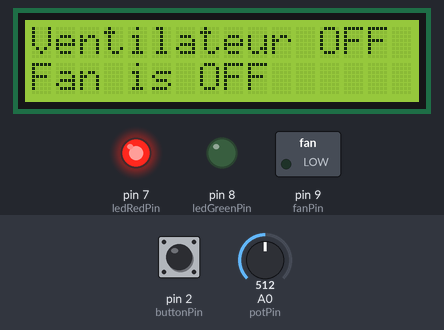
Recording of a sketch running on a simulated Arduino Uno, built with avr-gcc and run on an emulated ATmega328P. On the bench: 16×2 character LCD, switched loads named in the sketch (green lamp = pin HIGH), output pins drawn as LEDs (lit = HIGH). The test bench sets the inputs (shaded band); at power-on: pin 2 (buttonPin) HIGH, A0 (potPin) = 512. What the sketch prints to the serial monitor is not drawn.

Above: at 1.2 s.
1.3 s: pin 2 (buttonPin) pulled LOW for 0.5 s
At 2.2 s:
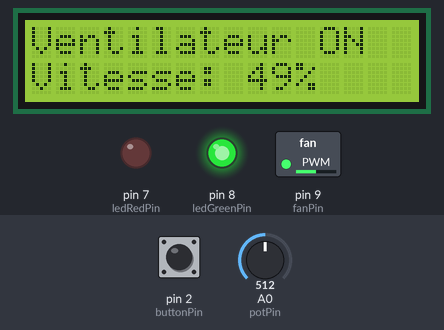
3.3 s: A0 (potPin) set to 716
At 4.5 s:
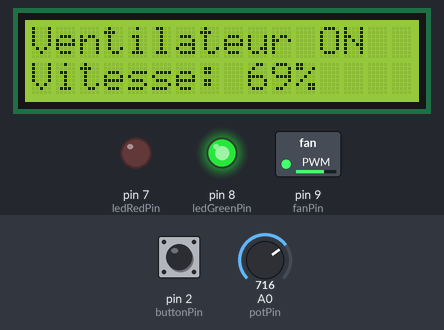
4.8 s: A0 (potPin) set to 900
At 6.0 s:
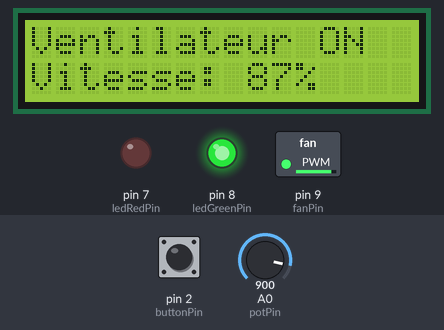
6.4 s: A0 (potPin) set to 122
At 7.1 s:
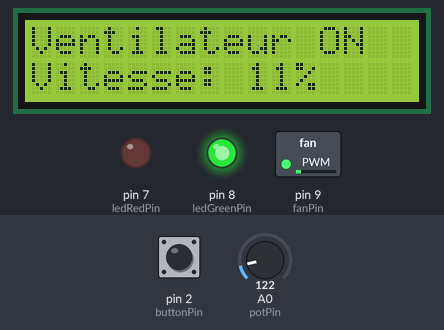
7.9 s: A0 (potPin) set to 0
At 8.2 s:
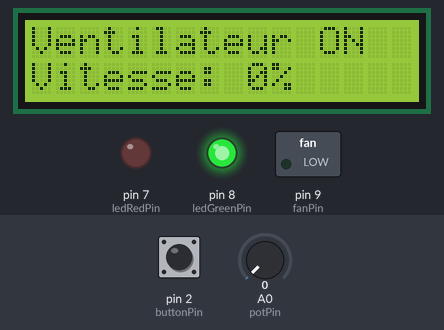
9.4 s: pin 2 (buttonPin) pulled LOW for 1 s
At 10.7 s:
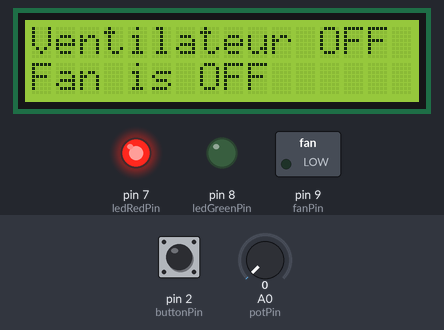
Timing chart, 0 to 12.4 s (numbered marks = the images above; inputs shaded):
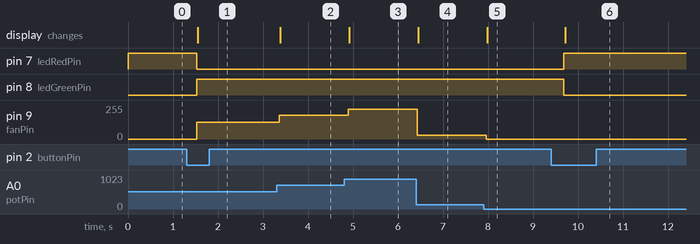

Measured:
- after the input at 1.3 s, pin 7 (ledRedPin): HIGH → LOW after 0.22 s; pin 8 (ledGreenPin): LOW → HIGH after 0.22 s; pin 9 (fanPin): 0/255 → 127/255 after 0.22 s; the display: changes after 0.25 s (image 1)
- after the input at 3.3 s, pin 9 (fanPin): 127/255 → 178/255 after 0.06 s; the display: changes after 0.09 s (image 2)
- after the input at 4.8 s, pin 9 (fanPin): 178/255 → 224/255 after 0.09 s; the display: changes after 0.12 s (image 3)
- after the input at 6.4 s, pin 9 (fanPin): 224/255 → 30/255 at once; the display: changes after 0.05 s (image 4)
- after the input at 7.9 s, pin 9 (fanPin): 30/255 → 0/255 after 0.06 s; the display: changes after 0.08 s (image 5)
- after the input at 9.4 s, pin 7 (ledRedPin): LOW → HIGH after 0.29 s; pin 8 (ledGreenPin): HIGH → LOW after 0.29 s; the display: changes after 0.32 s (image 6)

The sketch:

ventilator_code.ino
```cpp
#include <Wire.h>
#include <LiquidCrystal_I2C.h>

// LCD I2C address and size (0x27 for most)
LiquidCrystal_I2C lcd(0x27, 16, 2);

// Pins
const int fanPin = 9;
const int buttonPin = 2;
const int potPin = A0;
const int ledGreenPin = 8;
const int ledRedPin = 7;

bool fanOn = false;
int lastSpeedPercent = -1;

void setup() {
  pinMode(fanPin, OUTPUT);
  pinMode(buttonPin, INPUT_PULLUP);
  pinMode(ledGreenPin, OUTPUT);
  pinMode(ledRedPin, OUTPUT);

  digitalWrite(fanPin, LOW);
  digitalWrite(ledGreenPin, LOW);
  digitalWrite(ledRedPin, HIGH);

  lcd.init();
  lcd.backlight();
  lcd.setCursor(0, 0);
  lcd.print("Ventilateur OFF");
  lcd.setCursor(0, 1);
  lcd.print("Fan is OFF     ");

  Serial.begin(9600);
  Serial.println("System started. Fan is OFF.");
}

void loop() {
  static bool lastButtonState = HIGH;
  bool currentButtonState = digitalRead(buttonPin);

  // Toggle fan state on button press
  if (lastButtonState == HIGH && currentButtonState == LOW) {
    fanOn = !fanOn;
    Serial.println(fanOn ? "Fan turned ON" : "Fan turned OFF");
    delay(200);  // debounce
    lastSpeedPercent = -1; // force LCD update
  }
  lastButtonState = currentButtonState;

  if (fanOn) {
    int potValue = analogRead(potPin);
    int pwmValue = map(potValue, 0, 1023, 0, 255);
    int speedPercent = map(pwmValue, 0, 255, 0, 100);

    analogWrite(fanPin, pwmValue);
    digitalWrite(ledGreenPin, HIGH);
    digitalWrite(ledRedPin, LOW);

    if (speedPercent != lastSpeedPercent) {
      lcd.setCursor(0, 0);
      lcd.print("Ventilateur ON ");
      lcd.setCursor(0, 1);
      lcd.print("Vitesse: ");
      lcd.print(speedPercent);
      lcd.print("%   "); // clear leftovers

      Serial.print("Fan speed: ");
      Serial.print(speedPercent);
      Serial.println("%");

      lastSpeedPercent = speedPercent;
    }

  } else {
    analogWrite(fanPin, 0);
    digitalWrite(ledGreenPin, LOW);
    digitalWrite(ledRedPin, HIGH);

    // Update LCD only once
    if (lastSpeedPercent != -2) {
      lcd.setCursor(0, 0);
      lcd.print("Ventilateur OFF");
      lcd.setCursor(0, 1);
      lcd.print("Fan is OFF     ");

      Serial.println("Fan is OFF");
      lastSpeedPercent = -2; // mark as off
    }

    delay(300); // prevent flooding
  }

  delay(100); // short delay for stability
}
```
